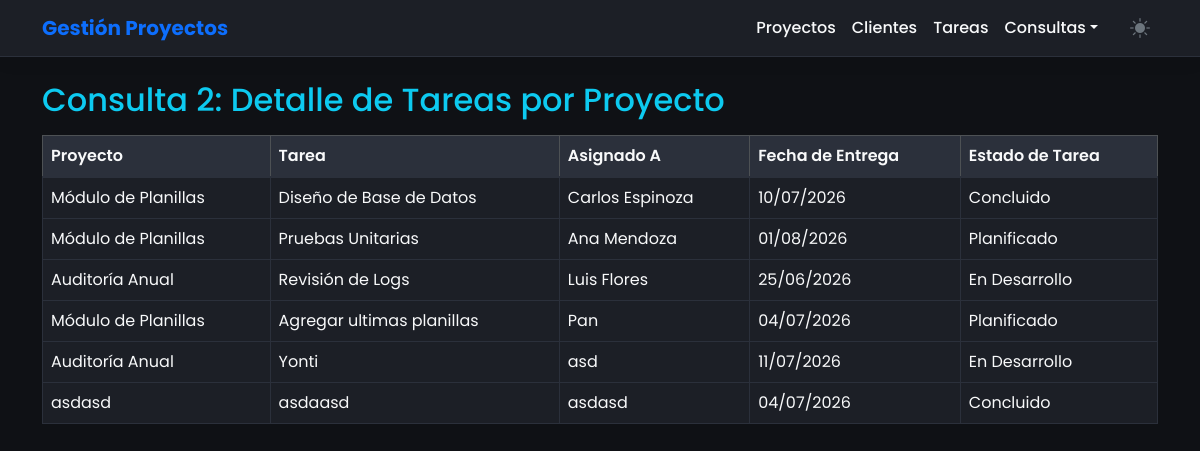
Screenshot of /reportes/consulta2.php with the database file from the repository.
### tables this page shows
CREATE TABLE `tareas` (
  `id` int(11) NOT NULL,
  `proyecto_id` int(11) DEFAULT NULL,
  `nombre` varchar(150) NOT NULL,
  `asignado_a` varchar(150) NOT NULL,
  `fecha_entrega` date DEFAULT NULL,
  `estado_id` int(11) DEFAULT NULL
);

CREATE TABLE `proyectos` (
  `id` int(11) NOT NULL,
  `nombre` varchar(150) NOT NULL,
  `descripcion` text DEFAULT NULL,
  `cliente_id` int(11) DEFAULT NULL,
  `estado_id` int(11) DEFAULT NULL
);

CREATE TABLE `estadosproyecto` (
  `id` int(11) NOT NULL,
  `nombre` varchar(100) NOT NULL
);

### reportes/consulta2.php (the view)
<?php
    include '../config/conexion.php';
    include '../includes/header.php';
    $sql="SELECT p.nombre AS proyecto, t.nombre AS tarea, t.asignado_a, t.fecha_entrega, e.nombre AS estado_tarea FROM Tareas t JOIN Proyectos p ON t.proyecto_id=p.id JOIN EstadosProyecto e ON t.estado_id=e.id";
    $result=$conn->query($sql);
    ?>
    <h2 class="text-info mb-3">Consulta 2: Detalle de Tareas por Proyecto</h2>
    <table class="table table-bordered table-hover">
        <thead class="table-dark">
            <tr><th>Proyecto</th><th>Tarea</th><th>Asignado A</th><th>Fecha de Entrega</th><th>Estado de Tarea</th></tr>
        </thead>
        <tbody>
        <?php while($row=$result->fetch_assoc()){ ?>
            <tr>
                <td><?php echo $row['proyecto']; ?></td>
                <td><?php echo $row['tarea']; ?></td>
                <td><?php echo $row['asignado_a']; ?></td>
                <td><?php echo date("d/m/Y", strtotime($row['fecha_entrega'])); ?></td>
                <td><?php echo $row['estado_tarea']; ?></td>
            </tr>
        <?php } ?>
        </tbody>
    </table>
<?php include '../includes/footer.php'; ?>

### includes/header.php (style rules this page uses)
:root[data-bs-theme="dark"] { --bs-body-bg:#0f1115; --surface-color:#1c1f26; --border-color:#2b303b; --text-color:#f8f9fa; }
body { background-color:var(--bs-body-bg); color:var(--text-color); transition:background-color 0.3s ease, color 0.3s ease; font-family:'Poppins', sans-serif; }
.table { border-color:var(--border-color); vertical-align: middle; margin-bottom:0; }
.table > :not(caption) > * > * { background-color:var(--surface-color); color:var(--text-color); border-bottom-color:var(--border-color); transition:background-color 0.3s ease, color 0.3s ease; }
.table thead th { background-color:var(--border-color) !important; color:var(--text-color) !important; font-weight:600; border-bottom:2px solid var(--border-color); }

### rows the page displays
tareas: proyecto.nombre "Módulo de Planillas", nombre "Diseño de Base de Datos", asignado_a "Carlos Espinoza", fecha_entrega "10/07/2026", estado.nombre "Concluido"
tareas: proyecto.nombre "Módulo de Planillas", nombre "Pruebas Unitarias", asignado_a "Ana Mendoza", fecha_entrega "01/08/2026", estado.nombre "Planificado"
tareas: proyecto.nombre "Auditoría Anual", nombre "Revisión de Logs", asignado_a "Luis Flores", fecha_entrega "25/06/2026", estado.nombre "En Desarrollo"
tareas: proyecto.nombre "Módulo de Planillas", nombre "Agregar ultimas planillas", asignado_a "Pan", fecha_entrega "04/07/2026", estado.nombre "Planificado"
tareas: proyecto.nombre "Auditoría Anual", nombre "Yonti", asignado_a "asd", fecha_entrega "11/07/2026", estado.nombre "En Desarrollo"
tareas: proyecto.nombre "asdasd", nombre "asdaasd", asignado_a "asdasd", fecha_entrega "04/07/2026", estado.nombre "Concluido"
